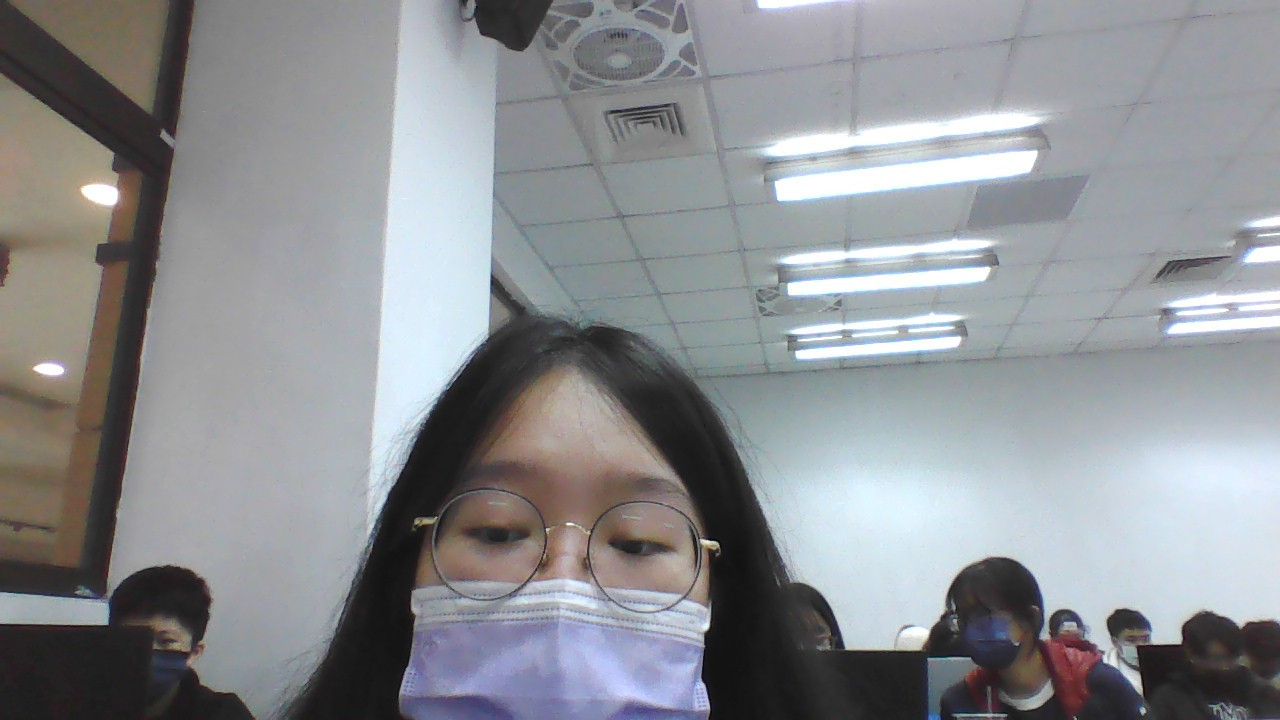
#> input picture WIN_20230302_13_18_26_Pro.jpg, 1280 x 720 px, given in place of the camera
$ python w11_edge_Canny.py
#> lines starting #> are read from the running program, lines starting #| are printed output that depends on the picture
# -*- coding: utf-8 -*-
"""
Created on Thu Apr 27 15:15:12 2023

@author: USER
"""

import cv2
cap = cv2.VideoCapture(0)

# 設定攝影機為640x480
cap.set(cv2.CAP_PROP_FRAME_WIDTH, 640)
cap.set(cv2.CAP_PROP_FRAME_HEIGHT, 480)
def Fn():
    print("good")
x=50
y=200

cv2.namedWindow('frame')
cv2.createTrackbar("x","frame",40,80,Fn)
cv2.createTrackbar("y","frame",100,200,Fn)
while True:
    ret, frame = cap.read()
#> frame is the input picture: shape (720, 1280, 3); mean B, G, R 146.5, 142.9, 140.5

    if not ret:
        break
    gray = cv2.cvtColor(frame, cv2.COLOR_BGR2GRAY)
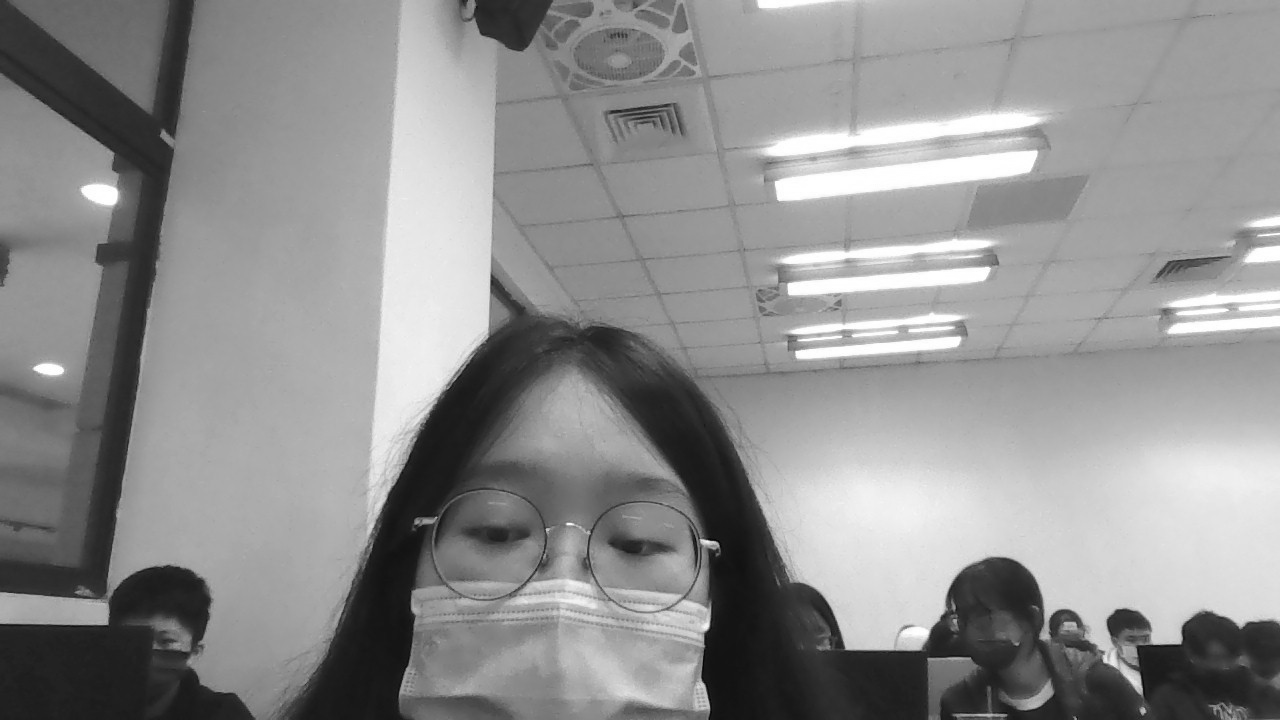
#> gray: shape (720, 1280); min 3, max 255, mean 142.6
    # 使用高斯模糊降噪
    blur = cv2.GaussianBlur(gray, (5, 5), 0)

    # 邊緣檢測
    edges = cv2.Canny(blur, x, y)
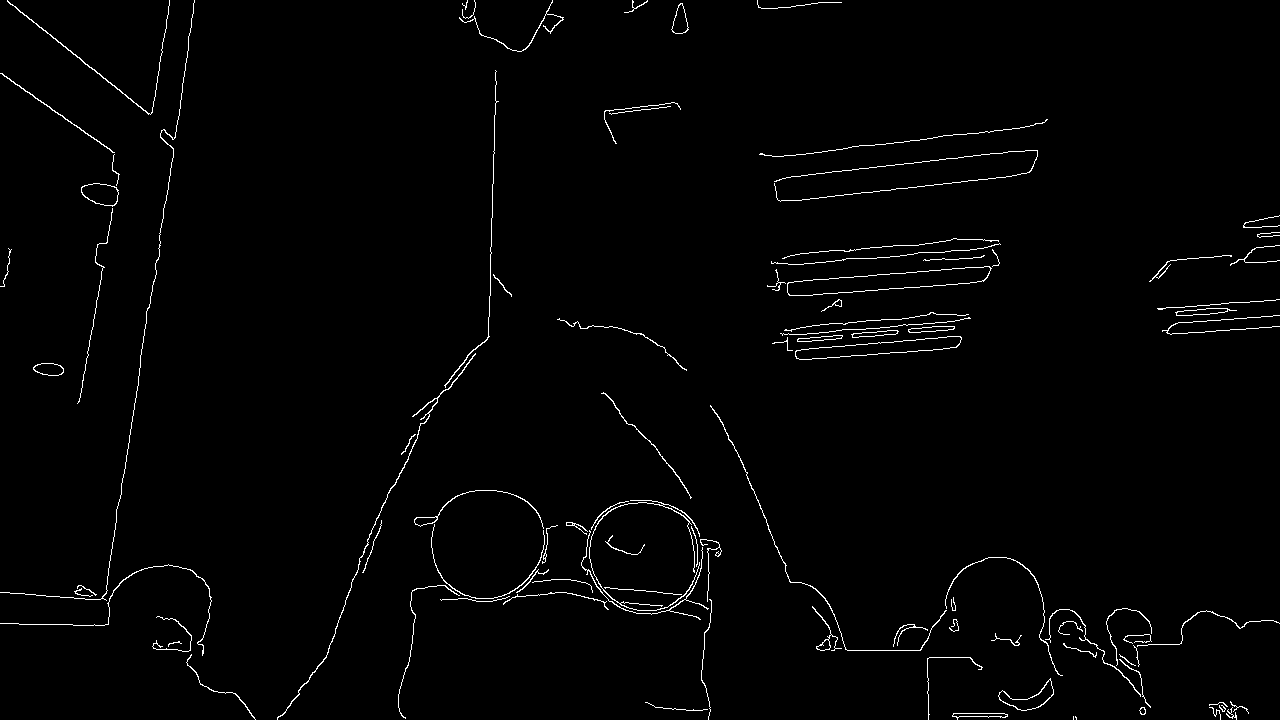
#> edges: shape (720, 1280); 1.5% white in thin lines or dots
    x=cv2.getTrackbarPos('x',"frame")
    y=cv2.getTrackbarPos('y',"frame")

    cv2.imshow('frame', edges)
    if cv2.waitKey(1) & 0xFF == ord('q'):
#> (key q is pressed here)
        break

cap.release()
cv2.destroyAllWindows()
